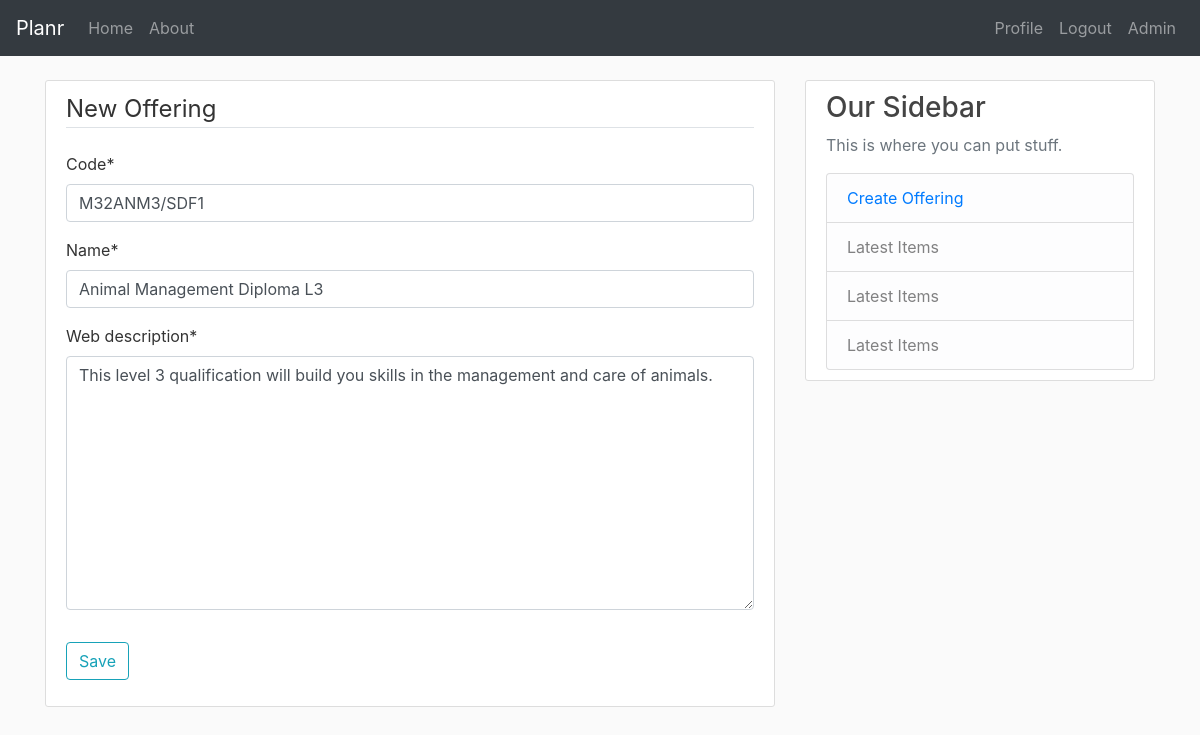
Page /offering/2/update/ (signed in) on the committed database.
### curriculum/models.py (models this page shows, shortened)
class Offering(models.Model):
    code = models.CharField(max_length=20, default="to be assigned")
    name = models.CharField(max_length=200)
    web_description = models.TextField()
    created_by = models.ForeignKey(User, on_delete=models.CASCADE)
    created_date = models.DateTimeField(auto_now_add=True)

### curriculum/views.py (the view, shortened to what this page needs)
# urls.py: path('offering/<int:pk>/update/', OfferingUpdateView.as_view(), name='offering-update'),
class OfferingUpdateView(LoginRequiredMixin, UserPassesTestMixin, UpdateView):
    model = Offering
    fields = ['code', 'name', 'web_description']
    def test_func(self):
        offering = self.get_object()
        if self.request.user == offering.created_by:
            return True
        return False

### curriculum/templates/curriculum/offering_form.html (shortened to what this page needs)
{% extends "curriculum/base.html" %}
{% load crispy_forms_tags %}
{% block content %}
<div class="content-section">
    <form method="POST">
        <fieldset class="form-group">
            <legend class="border-bottom mb-4">New Offering</legend>
            {{ form|crispy }}
        </fieldset>
        <div class="form-group">
            <button class="btn btn-outline-info" type="submit">Save</button>
        </div>
    </form>
</div>
{% endblock content %}

### curriculum/static/curriculum/style.css (style rules this page uses)
body { background: #fafafa; color: #333333; }
.content-section { background: #ffffff; padding: 10px 20px; border: 1px solid #dddddd; border-radius: 3px; margin-bottom: 20px; }

### rows in the picture
Offering: code "M32ANM3/SDF1", name "Animal Management Diploma L3", web_description "This level 3 qualification will build you skills in the management and care of animals."
